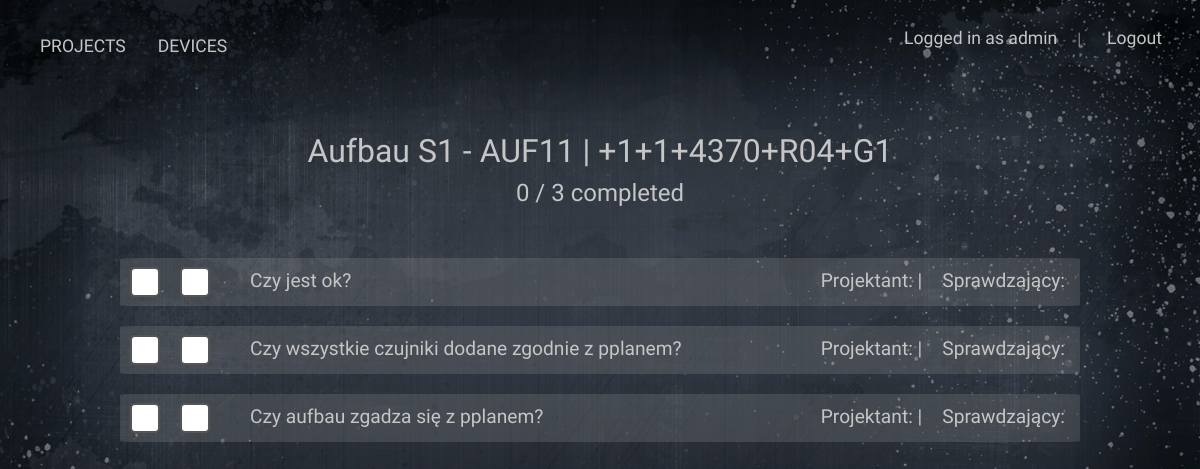
The page /projects/1/1/4 (signed in) on the database its author committed.
### checklists/models.py (models this page shows, shortened)
class Project(models.Model):
    title = models.CharField(max_length=100)
    description = models.TextField(blank=True)
    eplan_count = models.IntegerField(default=0)
    progress = models.IntegerField(default=0)

class Eplan(models.Model):
    title = models.CharField(max_length=100)
    description = models.TextField(blank=True)
    project = models.ForeignKey(Project, on_delete=models.CASCADE)
    device_count = models.IntegerField(default=0)
    progress = models.IntegerField(default=0)

class EplanDevice(models.Model):
    title = models.CharField(max_length=100)
    description = models.TextField(blank=True)
    eplan = models.ForeignKey(Eplan, on_delete=models.CASCADE)
    device = models.ForeignKey(Device, on_delete=models.CASCADE)
    selected_checklist_points = models.ManyToManyField(
        'ChecklistPoint', through='SelectedCheckpoint')
    checkpoint_count = models.IntegerField(default=0)
    progress = models.IntegerField(default=0)

class ChecklistPoint(models.Model):
    title = models.CharField(max_length=100)
    checkpoint_text = models.TextField(blank=True)
    is_finished = models.BooleanField(default=False)
    is_verified = models.BooleanField(default=False)
    device = models.ForeignKey(Device, on_delete=models.CASCADE)
    user_edited = models.CharField(blank=True, max_length=100)
    user_verified = models.CharField(blank=True, max_length=100)

### checklists/views.py (the view)
@login_required
def eplandevice(request, project_pk, eplan_pk, eplandevice_pk):
    project = get_object_or_404(Project, pk=project_pk)
    eplan = get_object_or_404(Eplan, pk=eplan_pk)
    eplan_device = get_object_or_404(EplanDevice, pk=eplandevice_pk)
    selected_checklist_points = eplan_device.selected_checklist_points.all()
    device = eplan_device.device
    checkpoints = ChecklistPoint.objects.filter(device=device)
    for checkpoint in checkpoints:
        if checkpoint in selected_checklist_points:
            if not SelectedCheckpoint.objects.filter(checklist_point=checkpoint).first().user_edited == "":
                checkpoint.is_finished = True
                checkpoint.user_edited = SelectedCheckpoint.objects.filter(checklist_point=checkpoint).first().user_edited
            if not SelectedCheckpoint.objects.filter(checklist_point=checkpoint).first().user_verified == "":
                checkpoint.is_verified = True
                checkpoint.user_verified = SelectedCheckpoint.objects.filter(checklist_point=checkpoint).first().user_verified
    return render(request, 'checklists/eplandevice.html', {"checkpoints": checkpoints, "device": device, "eplan_device": eplan_device, "eplan": eplan, "project": project})

### checklists/templates/checklists/eplandevice.html (shortened to what this page needs)
{% extends "checklists/base.html" %}
{% block content %}
    <div id="projects-title-first">
        <h2>
            <a href="{% url 'singleproject' project.id %}">{{ project.title }}</a> -
            <a href="{% url 'singleeplan' project.id eplan.id %}">{{ eplan.title }}</a> |
            {{ eplan_device.title }}
        </h2>
    </div>
    <div id="projects-title-second">
        <h4>{{ eplan_device.selected_checklist_points.count }} / {{checkpoints.count}} completed</h4>
    </div>
    <div id="device-checkpoints">
        {% for checkpoint in checkpoints %}
            <div id="eplan-checkpoint">
                    <form method="POST" name="MyForm" action="{% url 'checkpoint' project.id eplan.id eplan_device.id checkpoint.id %}">
                        <div class="checkpoint_checked">
                            <input {% if checkpoint.is_finished %}checked{% endif %} onChange="this.form.submit()" type="checkbox" name="finish"
                                value="projected">
                        </div>
                    </form>
                    <form method="POST" name="MyForm" action="{% url 'checkpoint' project.id eplan.id eplan_device.id checkpoint.id %}">
                        <div class="checkpoint_checked">
                            <input {% if checkpoint.is_verified %}checked{% endif %} onChange="this.form.submit()" type="checkbox" name="verify"
                                value="verified">
                        </div>
                    </form>
                <div id="device_id"<a href="/projects/{{ project.id }}/{{ eplan.id }}/{{ eplan_device.id }}">{{ checkpoint.title }}</a></div>
                <div id="authors">
                    <div class="user_project">Projektant: {{checkpoint.user_edited}} |</div>
                    <div class="user_project">Sprawdzający: {{checkpoint.user_verified}}</div>
                </div>
            </div>
        {% endfor %}
    </div>
 {% endblock %}

### checklists/templates/checklists/base.html (shortened to what this page needs)
<!doctype html>
<html lang="en">
  <head>
    <link rel="stylesheet" href="https://stackpath.bootstrapcdn.com/bootstrap/4.5.2/css/bootstrap.min.css">
    {% load static %}
    <link rel="stylesheet" type="text/css" href="{% static 'checklists/base.css' %}">
    <link rel="stylesheet" type="text/css" href="{% static 'checklists/style.css' %}">
    <link rel="stylesheet" type="text/css" href="{% static 'checklists/utilities.css' %}">
    <link rel="stylesheet" type="text/css" href="{% static 'checklists/projectsbox.css' %}">
    <link rel="stylesheet" type="text/css" href="{% static 'checklists/eplandevice.css' %}">
    <link rel="stylesheet" type="text/css" href="{% static 'checklists/eplan.css' %}">
    <link rel="stylesheet" type="text/css" href="{% static 'checklists/device.css' %}">
  </head>
  <body>
    <nav class="navbar navbar-expand-lg navbar-dark">
      <div class="collapse navbar-collapse" id="navbarText">
        <ul class="navbar-nav mr-auto">
          <li class="nav-item">
            <a class="nav-link" href="/projects">PROJECTS</a>
          </li>
          <li class="nav-item">
            <a class="nav-link" href="#"></a>
          </li>
          <li class="nav-item">
            <a class="nav-link" href="/devices">DEVICES</a>
          </li>
        </ul>
        <ul>
        {% if user.is_authenticated %}
          <span class="navbar-text">
            <a class="nav-link" href="#">Logged in as {{user.username}}</a>
          </span>
          <span class="navbar-text">
          |
          </span>
          <span class="navbar-text">
            <form class="nav-link" action="/logout/" method="POST">
                  <button type="submit">Logout</button>
                </form>
          </span>
          {% else %}
            <span class="navbar-text">
              <a class="nav-link" href="/login">Login</a>
            </span>
          {% endif %}
        </ul>
      </div>
    </nav>
    {% block content %}{% endblock %}
  </body>
</html>

### checklists/static/checklists/base.css (style rules this page uses)
* { margin: 0; box-sizing: border-box; color: #c6c6c6; font-family: "Varela Round", sans-serif; }
body { background: url("/static/checklists/img/background.jpg") center center/cover no-repeat fixed; }
#navbarText li a { color: #c6c6c6; font-size: 1.1rem; }
.nav-link button { color: #c6c6c6; background: rgba(143, 144, 145, 0); border: none; font-size: 1.1rem; }
#navbarText span a { color: #c6c6c6; font-size: 1.1rem; }

### checklists/static/checklists/style.css (style rules this page uses)
#projects-title-first { width: 100vw; height: auto; display: flex; flex-wrap: wrap; margin-top: 5vh; justify-content: center; text-align: center; }
#projects-title-second { width: 100vw; height: auto; display: flex; flex-wrap: wrap; margin-bottom: 5vh; justify-content: center; text-align: center; }
#projects-title-first > h2 > a { color: #c6c6c6; text-decoration: none; }

### checklists/static/checklists/utilities.css (style rules this page uses)
input[type="checkbox"] { -webkit-appearance: none; width: 30px; height: 30px; background: white; border-radius: 5px; border: 2px solid #555; }

### checklists/static/checklists/eplandevice.css (style rules this page uses)
#device-checkpoints { width: 100vw; height: auto; display: flex; flex-wrap: wrap; align-content: center; justify-content: center; text-align: center; }
#device-checkpoints #eplan-checkpoint { width: 80vw; height: 6vh; margin: 10px 0; border-radius: 2%; font-size: 1.2rem; background-color: rgba(143, 144, 145, 0.25); display: flex; text-align: center; align-items: center; }
#device-checkpoints div .checkpoint_checked, #device-checkpoints div .check_checked { display: flex; text-align: center; justify-content: center; align-items: center; flex-direction: row; flex-shrink: 1.3; padding: auto; }
#device-checkpoints div .checkpoint_checked { padding: 0 10px 0 10px; }
#device-checkpoints div #device_id { display: flex; flex-shrink: 0.2; padding: 0 0 0 30px; }
#device-checkpoints div #authors { display: flex; margin-left: auto; justify-content: left; align-items: left; padding: 0 15px 0 30px; }
#device-checkpoints div .user_project { margin-left: 5px; padding: 0 0 0 15px; }

### checklists/static/checklists/eplan.css (style rules this page uses)
h4 { margin-bottom: 0; }

### checklists/static/checklists/device.css (style rules this page uses)
#device-checkpoints { width: 100vw; height: auto; display: flex; flex-wrap: wrap; align-content: center; justify-content: center; text-align: center; }

### rows shown on the page
Project: title "Aufbau S1"
Eplan: title "AUF11"
EplanDevice: title "+1+1+4370+R04+G1", selected_checklist_points.count "0"
ChecklistPoint: title "Czy jest ok?"
ChecklistPoint: title "Czy wszystkie czujniki dodane zgodnie z pplanem?"
ChecklistPoint: title "Czy aufbau zgadza się z pplanem?"

### other values the page prints
{{ user.username }} "admin"
{{ checkpoints.count }} "3"
